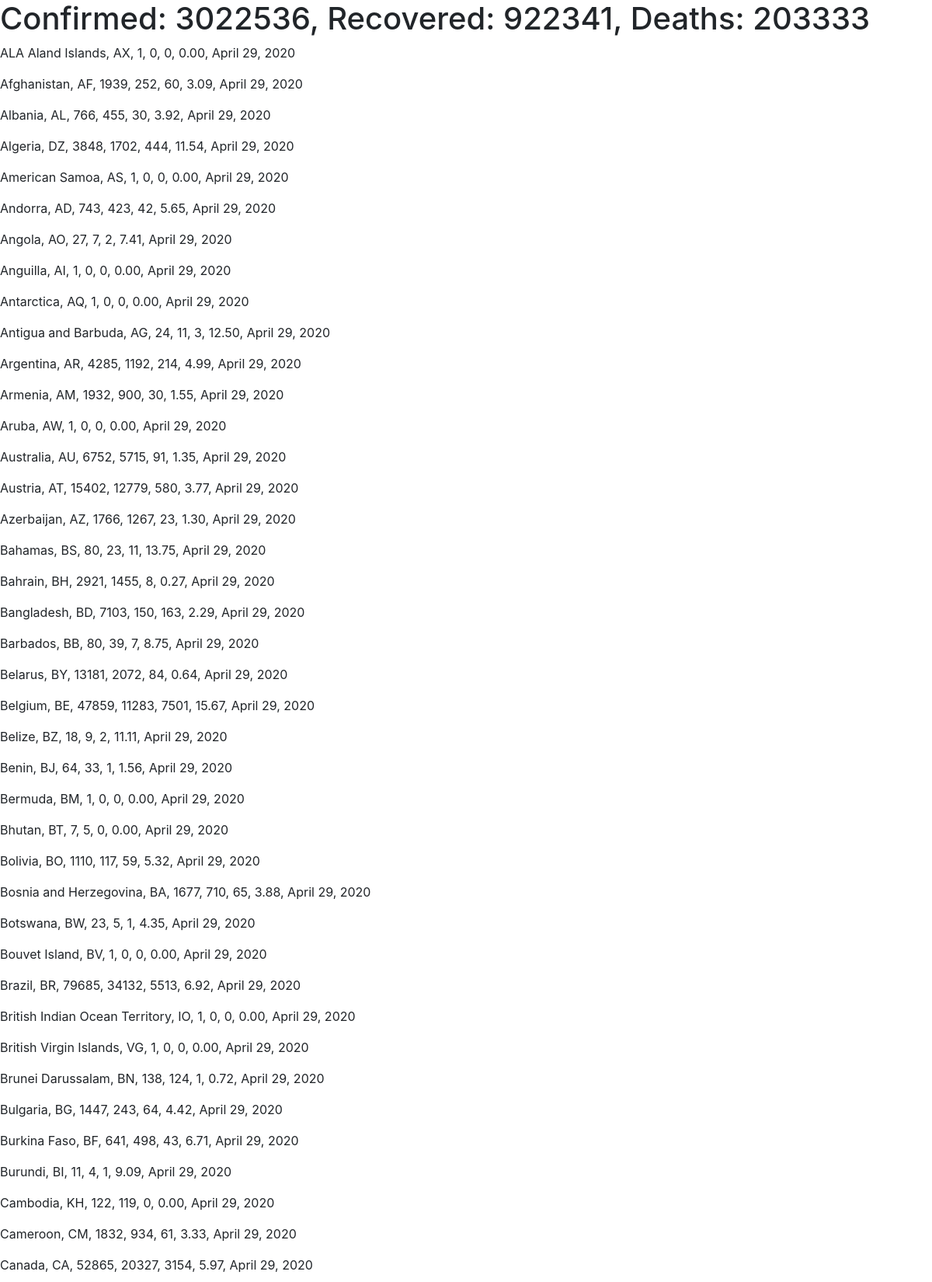
The page / (upper part) on the database its author committed.
### dashboard/models.py (models this page shows, shortened)
class Country(models.Model):
    name = models.CharField(max_length=50, unique=True)
    code = models.CharField(max_length=2)
    confirmed = models.IntegerField("confirmed", default=0)
    recovered = models.IntegerField("recovered", default=0)
    deaths = models.IntegerField("deaths", default=0)
    mortality = models.DecimalField("mortality", decimal_places=2, max_digits=5, default=0)
    last_updated = models.DateField("last_updated")
    class Meta:
        indexes = [
            models.Index(fields=['name', 'code'])
        ]

### dashboard/views.py (the view)
# urls.py: path('', views.home_view, name='home'),
def home_view(request, *args, **kwargs):
    if api.get_countries().count == 0:
        api.fetch_api_data()
    glob = api.get_global()
    countries = api.get_countries()
    return render(request, 'home.html', {'global': glob, 'countries': countries})

### dashboard/api.py (called while the page is built)
def get_global():
    try:
        return Country.objects.get(name='Global')
    except:
        return

def get_countries():
    return Country.objects.filter(~Q(name='Global'))

### templates/home.html
{% extends "base.html" %}
{% block content %}
<h1>Confirmed: {{ global.confirmed }}, Recovered: {{ global.recovered }}, Deaths: {{ global.deaths }}</h1>
{% for c in countries %}
  <p>{{ c.name }}, {{ c.code }}, {{ c.confirmed }}, {{ c.recovered }}, {{ c.deaths }}, {{ c.mortality }}, {{ c.last_updated }}</p>
{% endfor %}
{% endblock content %}

### templates/base.html (shortened to what this page needs)
{% load static %}
<!doctype html>
<html>
  <head>
      <link rel="stylesheet" href="https://stackpath.bootstrapcdn.com/bootstrap/4.1.3/css/bootstrap.min.css">
  </head>
  <body>
    {% block content %}{% endblock %}
  </body>
</html>

### rows shown on the page
Country: confirmed "3022536", recovered "922341", deaths "203333"
Country: name "ALA Aland Islands", code "AX", confirmed "1", recovered "0", deaths "0", mortality "0.00", last_updated "April 29, 2020"
Country: name "Afghanistan", code "AF", confirmed "1939", recovered "252", deaths "60", mortality "3.09", last_updated "April 29, 2020"
Country: name "Albania", code "AL", confirmed "766", recovered "455", deaths "30", mortality "3.92", last_updated "April 29, 2020"
Country: name "Algeria", code "DZ", confirmed "3848", recovered "1702", deaths "444", mortality "11.54", last_updated "April 29, 2020"
Country: name "American Samoa", code "AS", confirmed "1", recovered "0", deaths "0", mortality "0.00", last_updated "April 29, 2020"
Country: name "Andorra", code "AD", confirmed "743", recovered "423", deaths "42", mortality "5.65", last_updated "April 29, 2020"
Country: name "Angola", code "AO", confirmed "27", recovered "7", deaths "2", mortality "7.41", last_updated "April 29, 2020"
Country: name "Anguilla", code "AI", confirmed "1", recovered "0", deaths "0", mortality "0.00", last_updated "April 29, 2020"
Country: name "Antarctica", code "AQ", confirmed "1", recovered "0", deaths "0", mortality "0.00", last_updated "April 29, 2020"
Country: name "Antigua and Barbuda", code "AG", confirmed "24", recovered "11", deaths "3", mortality "12.50", last_updated "April 29, 2020"
Country: name "Argentina", code "AR", confirmed "4285", recovered "1192", deaths "214", mortality "4.99", last_updated "April 29, 2020"
Country: name "Armenia", code "AM", confirmed "1932", recovered "900", deaths "30", mortality "1.55", last_updated "April 29, 2020"
Country: name "Aruba", code "AW", confirmed "1", recovered "0", deaths "0", mortality "0.00", last_updated "April 29, 2020"
Country: name "Australia", code "AU", confirmed "6752", recovered "5715", deaths "91", mortality "1.35", last_updated "April 29, 2020"
Country: name "Austria", code "AT", confirmed "15402", recovered "12779", deaths "580", mortality "3.77", last_updated "April 29, 2020"
Country: name "Azerbaijan", code "AZ", confirmed "1766", recovered "1267", deaths "23", mortality "1.30", last_updated "April 29, 2020"
Country: name "Bahamas", code "BS", confirmed "80", recovered "23", deaths "11", mortality "13.75", last_updated "April 29, 2020"
Country: name "Bahrain", code "BH", confirmed "2921", recovered "1455", deaths "8", mortality "0.27", last_updated "April 29, 2020"
Country: name "Bangladesh", code "BD", confirmed "7103", recovered "150", deaths "163", mortality "2.29", last_updated "April 29, 2020"
Country: name "Barbados", code "BB", confirmed "80", recovered "39", deaths "7", mortality "8.75", last_updated "April 29, 2020"
Country: name "Belarus", code "BY", confirmed "13181", recovered "2072", deaths "84", mortality "0.64", last_updated "April 29, 2020"
Country: name "Belgium", code "BE", confirmed "47859", recovered "11283", deaths "7501", mortality "15.67", last_updated "April 29, 2020"
Country: name "Belize", code "BZ", confirmed "18", recovered "9", deaths "2", mortality "11.11", last_updated "April 29, 2020"
Country: name "Benin", code "BJ", confirmed "64", recovered "33", deaths "1", mortality "1.56", last_updated "April 29, 2020"
Country: name "Bermuda", code "BM", confirmed "1", recovered "0", deaths "0", mortality "0.00", last_updated "April 29, 2020"
Country: name "Bhutan", code "BT", confirmed "7", recovered "5", deaths "0", mortality "0.00", last_updated "April 29, 2020"
Country: name "Bolivia", code "BO", confirmed "1110", recovered "117", deaths "59", mortality "5.32", last_updated "April 29, 2020"
Country: name "Bosnia and Herzegovina", code "BA", confirmed "1677", recovered "710", deaths "65", mortality "3.88", last_updated "April 29, 2020"
Country: name "Botswana", code "BW", confirmed "23", recovered "5", deaths "1", mortality "4.35", last_updated "April 29, 2020"
Country: name "Bouvet Island", code "BV", confirmed "1", recovered "0", deaths "0", mortality "0.00", last_updated "April 29, 2020"
Country: name "Brazil", code "BR", confirmed "79685", recovered "34132", deaths "5513", mortality "6.92", last_updated "April 29, 2020"
Country: name "British Indian Ocean Territory", code "IO", confirmed "1", recovered "0", deaths "0", mortality "0.00", last_updated "April 29, 2020"
Country: name "British Virgin Islands", code "VG", confirmed "1", recovered "0", deaths "0", mortality "0.00", last_updated "April 29, 2020"
Country: name "Brunei Darussalam", code "BN", confirmed "138", recovered "124", deaths "1", mortality "0.72", last_updated "April 29, 2020"
Country: name "Bulgaria", code "BG", confirmed "1447", recovered "243", deaths "64", mortality "4.42", last_updated "April 29, 2020"
Country: name "Burkina Faso", code "BF", confirmed "641", recovered "498", deaths "43", mortality "6.71", last_updated "April 29, 2020"
Country: name "Burundi", code "BI", confirmed "11", recovered "4", deaths "1", mortality "9.09", last_updated "April 29, 2020"
Country: name "Cambodia", code "KH", confirmed "122", recovered "119", deaths "0", mortality "0.00", last_updated "April 29, 2020"
Country: name "Cameroon", code "CM", confirmed "1832", recovered "934", deaths "61", mortality "3.33", last_updated "April 29, 2020"
Country: name "Canada", code "CA", confirmed "52865", recovered "20327", deaths "3154", mortality "5.97", last_updated "April 29, 2020"
